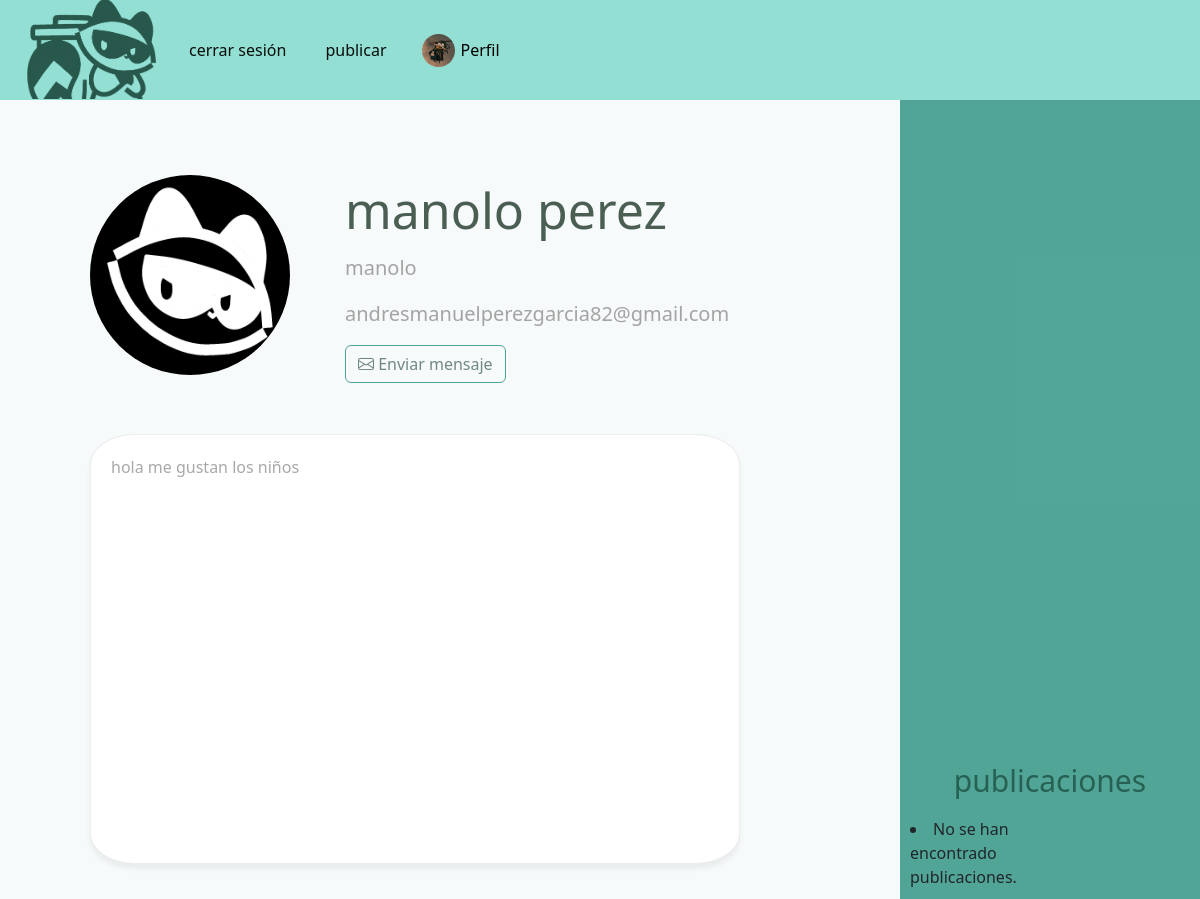
The page /perfil/manolo/ (signed in) on the database as committed earlier.
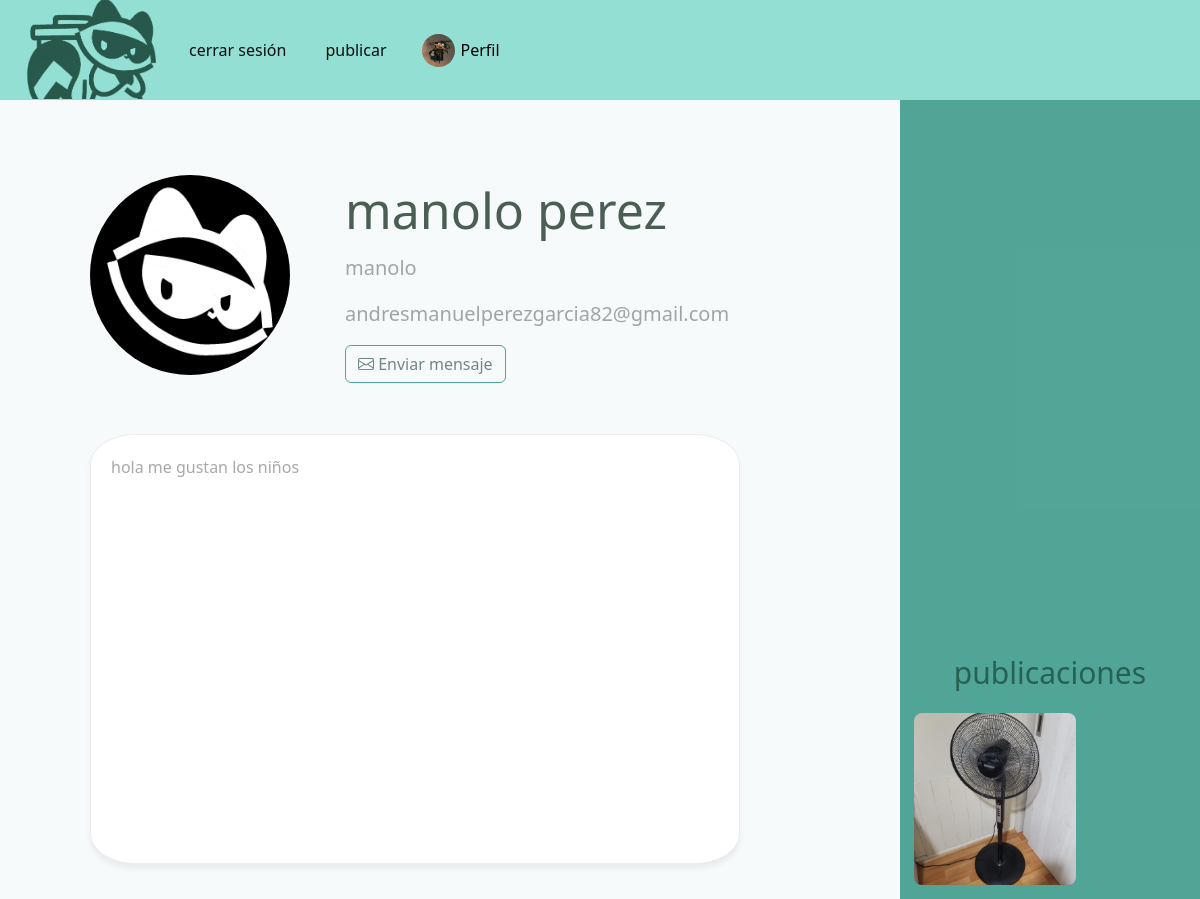
The same page on the database as committed later.
### publi/models.py (models this page shows, shortened)
class publi(models.Model):
    titulo = models.CharField(max_length=25)
    descripcion = models.TextField(blank=True, max_length=110)
    creacion = models.DateTimeField(auto_now_add=True)
    usuario = models.ForeignKey(User, on_delete=models.CASCADE)
    imagen = models.ImageField(upload_to='imagenes/', blank=True)
    imagen2 = models.ImageField(upload_to='imagenes/', blank=True)
    imagen3 = models.ImageField(upload_to='imagenes/', blank=True)
    archivado = models.BooleanField(default=False)
    categorias = models.ManyToManyField(categoria)

### user/views.py (the view, shortened to what this page needs)
# urls.py: path('perfil/<str:username>/', views.verperfil, name='ver_perfil')
def verperfil(request, username):
    if request.method == 'GET':
        interesado = get_object_or_404(User, username=username)
        img_obj = get_object_or_404(user_img, usuario=request.user.id)
        img_inte = get_object_or_404(user_img, usuario=interesado.id)
        descrip_obj = get_object_or_404(Descripcion, usuario=interesado.id)
        publicaciones = publi.objects.filter(usuario=interesado).order_by("-creacion")
        return render(request,'verperfil.html', {'imagen':img_obj, 'publicaciones':publicaciones, 'img_inte':img_inte, 'descrip_obj':descrip_obj, 'interesado':interesado, 'form':EmailForm})

### user/templates/verperfil.html (shortened to what this page needs)
{% extends 'hola.html' %}
{% block content %}
<head>
    {% load static %}
    <link rel="stylesheet" href="https://cdn.jsdelivr.net/npm/bootstrap-icons@1.11.3/font/bootstrap-icons.min.css">
    <link rel="stylesheet" href="{% static 'style.css' %}">
</head>
<div class="main">
    <div class="box pic">
        <img class="rounded-circle"
        src="{{img_inte.imagen.url}}">
    </div>
    <div class="box det">
      <h1 class="display-3">{{interesado.first_name}} {{interesado.last_name}}</h1>
      <p class="blockquote">
        {{interesado.username}}</p>
      <p class="lead">
        {{interesado.email}}
        <form method = "POST">
            <button class="btn btn-outline-primary" type="button" data-bs-toggle="collapse" data-bs-target="#apartado">
                <i class="bi bi-envelope"></i> Enviar mensaje
            </button>
        </form></p>
    </div>
    <div class="box desc">
        <div class="card">
            <div class="card-body">
                {{ descrip_obj.descripcion }}
            </div>
        </div>
    </div>
    <div class="box publis">
        <h2> publicaciones </h2>
        <div class="posts">
            <div class="post">
                {% for pub in publicaciones %}
                    {% if pub.archivado == False %}
                    <a href="{% url 'post' pub.id %}">
                        {% if pub.imagen.url != blank %}
                            <img src="{{pub.imagen.url}}"/>
                    {% else %}
                            <a>no hay imagenes</a>
                    {% endif %}
                    </a>
                    {% endif %}
                {% empty %}
                    {% if request.path != "/perfil/" %}
                        <li>No se han encontrado publicaciones.</li>
                    {% else %}
                        <li>No has publicado nada todavía.</li>
                    {% endif %}
                {% endfor %}
            </div>
        </div>
    </div>
</div>
{% endblock %}

Rows that differ between the two databases and show on the page:
added publi: imagen (picture)
Other text that changed with them:
text no longer shown: "No se han encontrado publicaciones."
